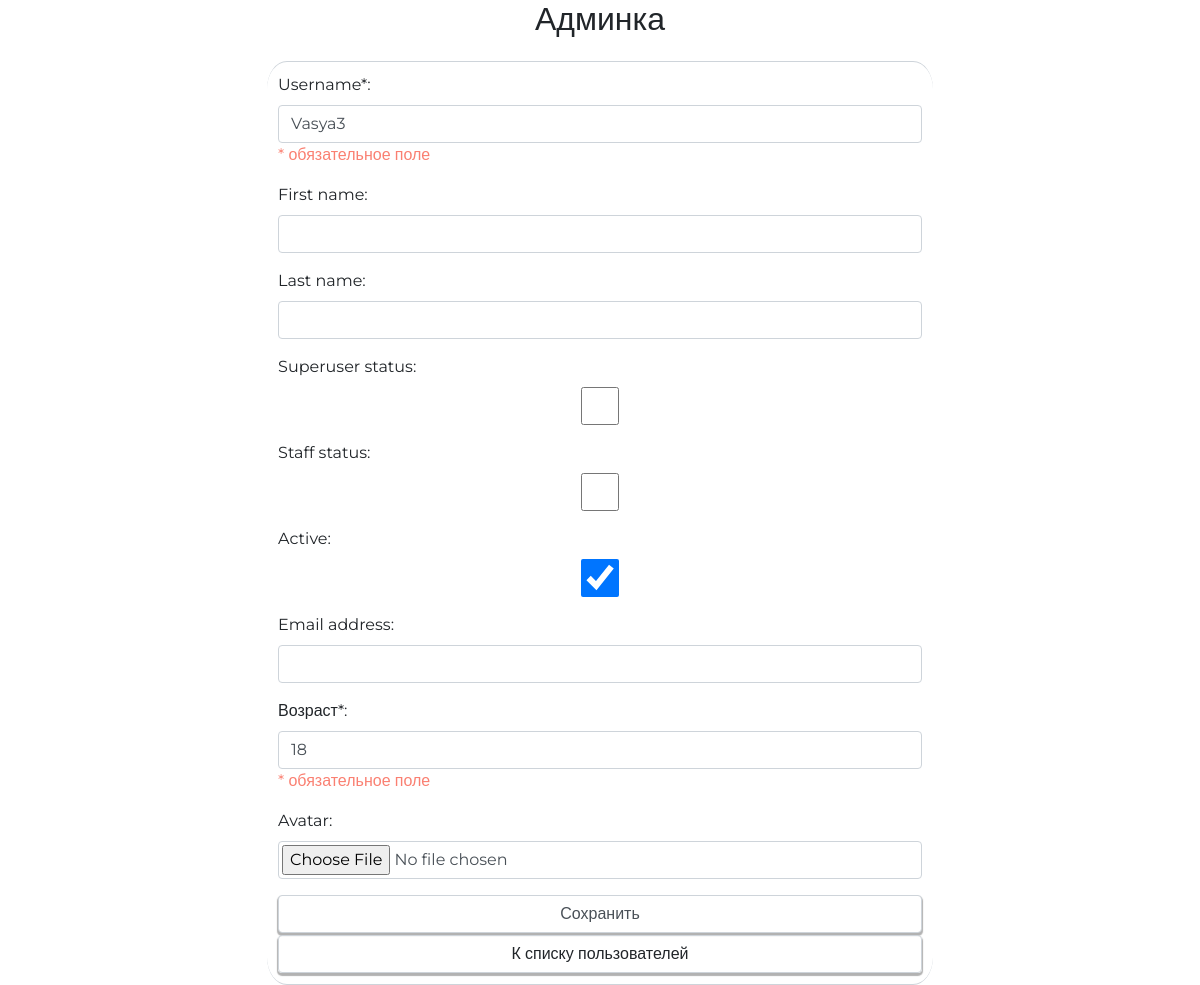
The app's page /my/admin/user/13/update/ (signed in), older data.
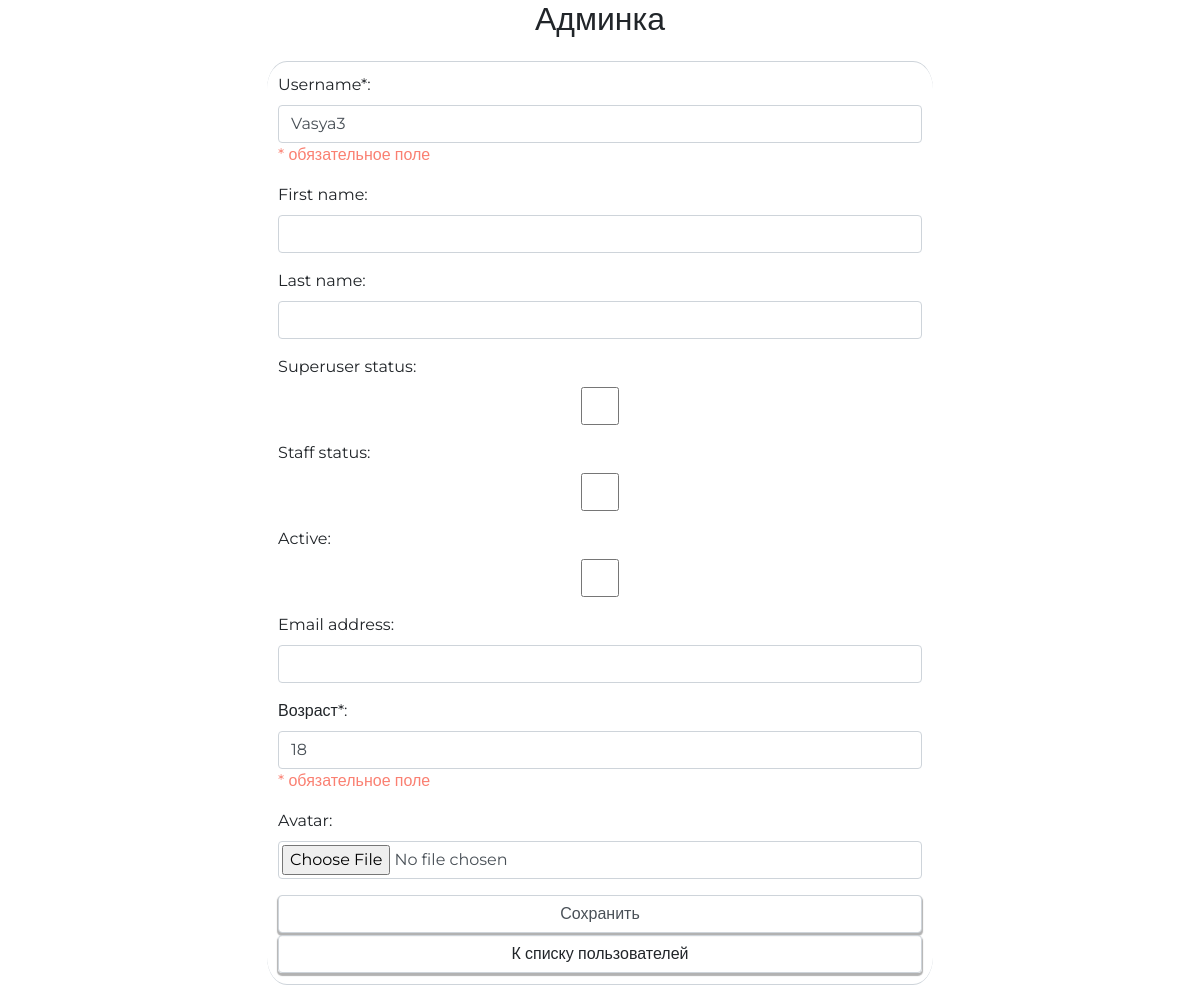
The same page, newer data.
### authapp/models.py (models this page shows, shortened)
class ShopUser(AbstractUser):
    age = models.PositiveIntegerField(verbose_name='возраст', null=True)
    avatar = models.ImageField(upload_to='users_avatars', blank=True)
    class Meta:
        ordering = ['-is_active', '-is_superuser', '-is_staff', 'username']

### adminapp/views.py (the view)
# urls.py: path('user/<int:pk>/update/', adminapp.user_update, name='user_update'),
@user_passes_test(lambda x: x.is_superuser)
def user_update(request, pk):
    user = get_object_or_404(get_user_model(), pk=pk)
    if request.method == 'POST':
        user_form = AdminShopUserUpdateForm(request.POST, request.FILES, instance=user)
        if user_form.is_valid():
            user_form.save()
            return HttpResponseRedirect(reverse('my_admin:index'))
    else:
        user_form = AdminShopUserUpdateForm(instance=user)
    context = {
        'page_title': 'пользователи/редактирование',
        'user_form': user_form,
    }
    return render(request, 'adminapp/user_update.html', context)

### adminapp/forms.py
class AdminShopUserUpdateForm(UserChangeForm, CleanAgeMixin):
    class Meta:
        model = get_user_model()
        fields = ('username', 'first_name', 'last_name', 'is_superuser', 'is_staff', 'is_active',
                  'password', 'email', 'age', 'avatar')
    def __init__(self, *args, **kwargs):
        super().__init__(*args, **kwargs)
        for field_name, field in self.fields.items():
            field.widget.attrs['class'] = f'form-control {field_name}'
            if field_name == 'username':
                field.widget.attrs['placeholder'] = 'введите имя'
                field.help_text = '* обязательное поле'
                field.label += '*'
            elif field_name == 'password':
                field.widget = forms.HiddenInput()
            elif field_name == 'age':
                field.widget.attrs['placeholder'] = 'введите возраст'
                field.help_text = '* обязательное поле'
                field.label += '*'
            else:
                field.help_text = ''

### adminapp/templates/adminapp/user_update.html (shortened to what this page needs)
{% extends 'adminapp/base.html' %}
{% block container %}
    <div class="login">
        <form class="form-horizontal" method="post" enctype="multipart/form-data">
            {{ user_form.as_p }}
            <input type="submit" value="Сохранить" class="form-control">
        </form>
        <a href="{% url 'my_admin:index' %}"
           class='btn btn-round form-control'>
            К списку пользователей
        </a>
    </div>
{% endblock %}

Row changes from the older to the newer data that the page shows:
changed ShopUser "Vasya3": is_active "☑" → "☐"
